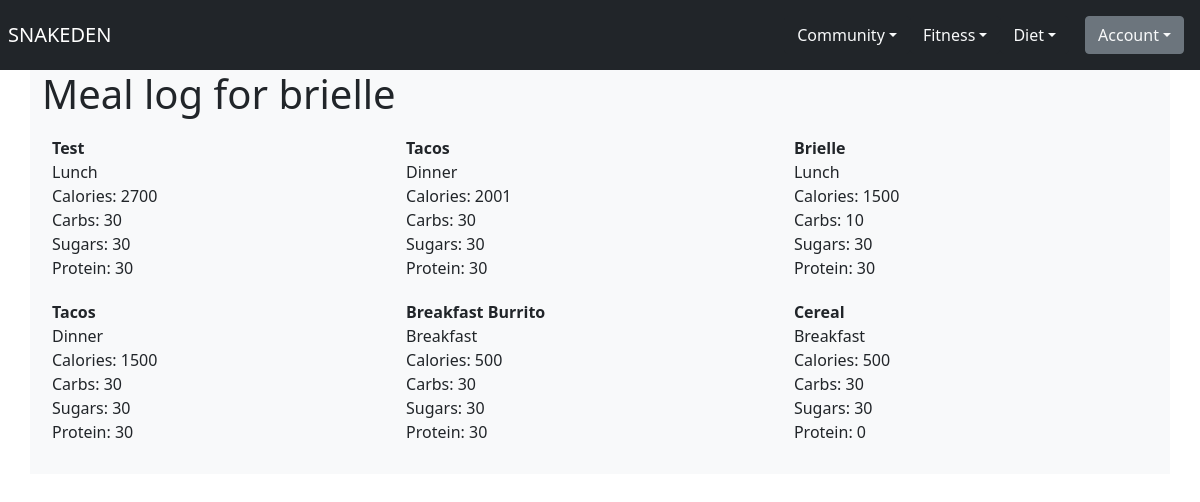
The page /diet/meal_log/ (signed in) on the database as committed earlier.
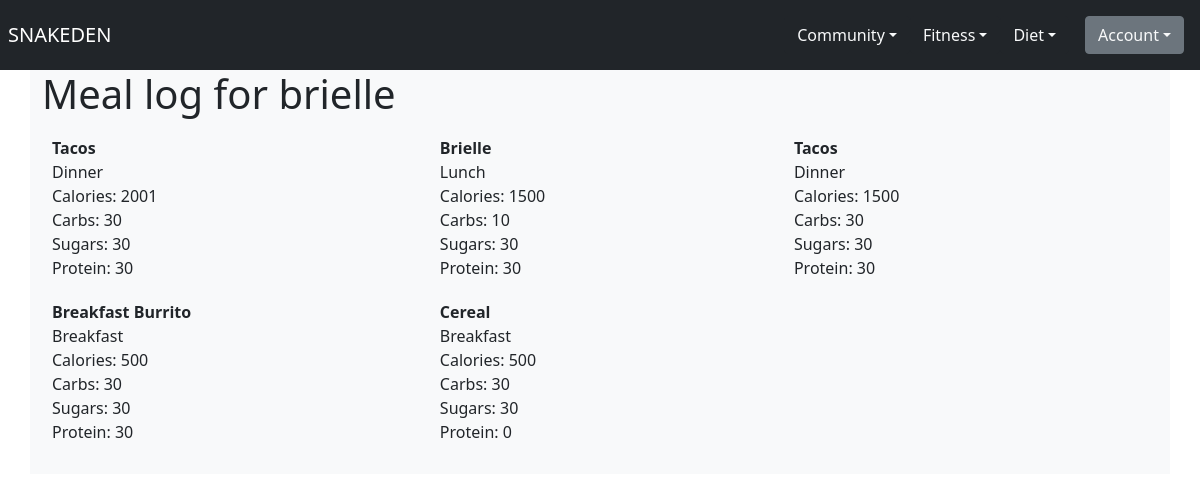
The same page on the database as committed later.
### diet/models.py (models this page shows)
class Meal(models.Model):
    MEAL_TYPES = [
        ('Breakfast', 'Breakfast'),
        ('Lunch', 'Lunch'),
        ('Dinner', 'Dinner'),
        ('Snack', 'Snack'),
    ]
    meal_name = models.CharField(max_length=100)
    meal_type = models.CharField(max_length=50, choices=MEAL_TYPES)
    calories = models.IntegerField()
    carbs = models.IntegerField()
    sugars = models.IntegerField()
    protein = models.IntegerField()
    user = models.ForeignKey(User, on_delete=models.CASCADE)
    created_at = models.DateTimeField(auto_now_add=True)

### diet/views.py (the view)
# urls.py: path('meal_log/', views.user_meal_data, name="user_meal_data"),
@login_required
def user_meal_data(request):
    meals = Meal.objects.filter(user=request.user)
    return render(request, 'diet/meal_log.html', {'meals': meals})

### diet/templates/diet/meal_log.html
{% extends 'base.html' %}
{% block body %}
    <h1>Meal log for {{ user.username }}</h1>
    <div style="display: grid; grid-template-columns: auto auto auto;; padding: 10px;">
    {% for meal in meals %}
        <div style="margin-bottom: 20px;">
            <div style="font-weight: bold;">{{ meal.meal_name }}</div>
            <div>{{ meal.meal_type }}</div>
            <div>Calories: {{ meal.calories }}</div>
            <div>Carbs: {{ meal.carbs }}</div>
            <div>Sugars: {{ meal.sugars }}</div>
            <div>Protein: {{ meal.protein }}</div>
        </div>
    {% endfor %}
    </div>
{% endblock %}

Rows that differ between the two databases and show on the page:
removed Meal: meal_name "Test", meal_type "Lunch", calories "2700", carbs "30", sugars "30", protein "30"
